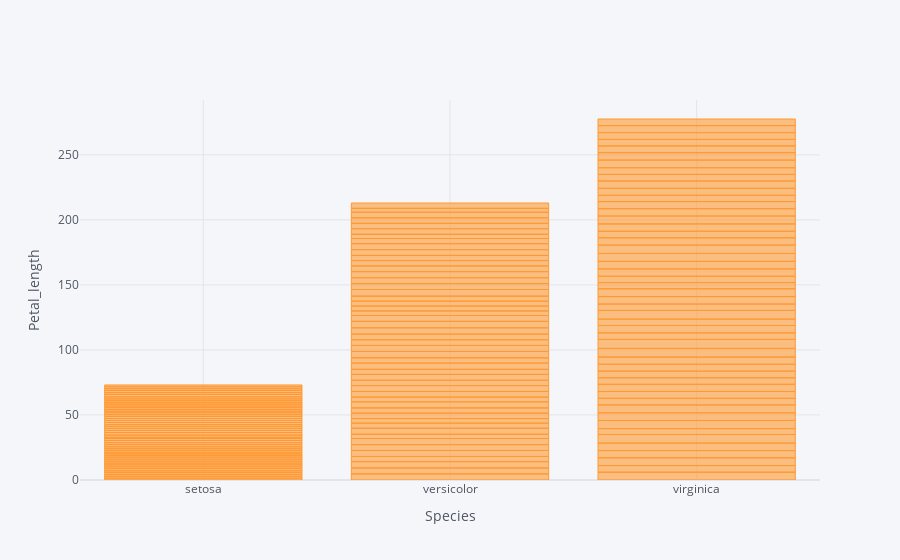

Here is the notebook cell this chart was saved with:
### Markdown cell above
* 꽃의 type별( setosa , versicolor, virginica ) sepal_width(꽃받침 너비)는 차이가 별로 없다.

### Code cell
iris.iplot(kind='bar', x = 'species', y = 'petal_length',
          xTitle = 'Species',
          yTitle = 'Petal_length')

### Figure 1 — Plotly figure (JSON) as saved in the notebook; plotly's stock layout.template omitted (floating-point values rounded to 4 significant figures; data arrays with more than 128 entries replaced by an {"elided": "..."} marker saying what was removed)
{"data": [{"marker": {"color": "rgba(255, 153, 51, 0.6)", "line": {"color": "rgba(255, 153, 51, 1.0)", "width": 1}}, "name": "petal_length", "orientation": "v", "text": "", "type": "bar", "x": {"elided": "150 str values"}, "y": {"elided": "150 float values"}}], "layout": {"legend": {"bgcolor": "#F5F6F9", "font": {"color": "#4D5663"}}, "paper_bgcolor": "#F5F6F9", "plot_bgcolor": "#F5F6F9", "title": {"font": {"color": "#4D5663"}}, "xaxis": {"gridcolor": "#E1E5ED", "showgrid": true, "tickfont": {"color": "#4D5663"}, "title": {"font": {"color": "#4D5663"}, "text": "Species"}, "zerolinecolor": "#E1E5ED"}, "yaxis": {"gridcolor": "#E1E5ED", "showgrid": true, "tickfont": {"color": "#4D5663"}, "title": {"font": {"color": "#4D5663"}, "text": "Petal_length"}, "zerolinecolor": "#E1E5ED"}}}
